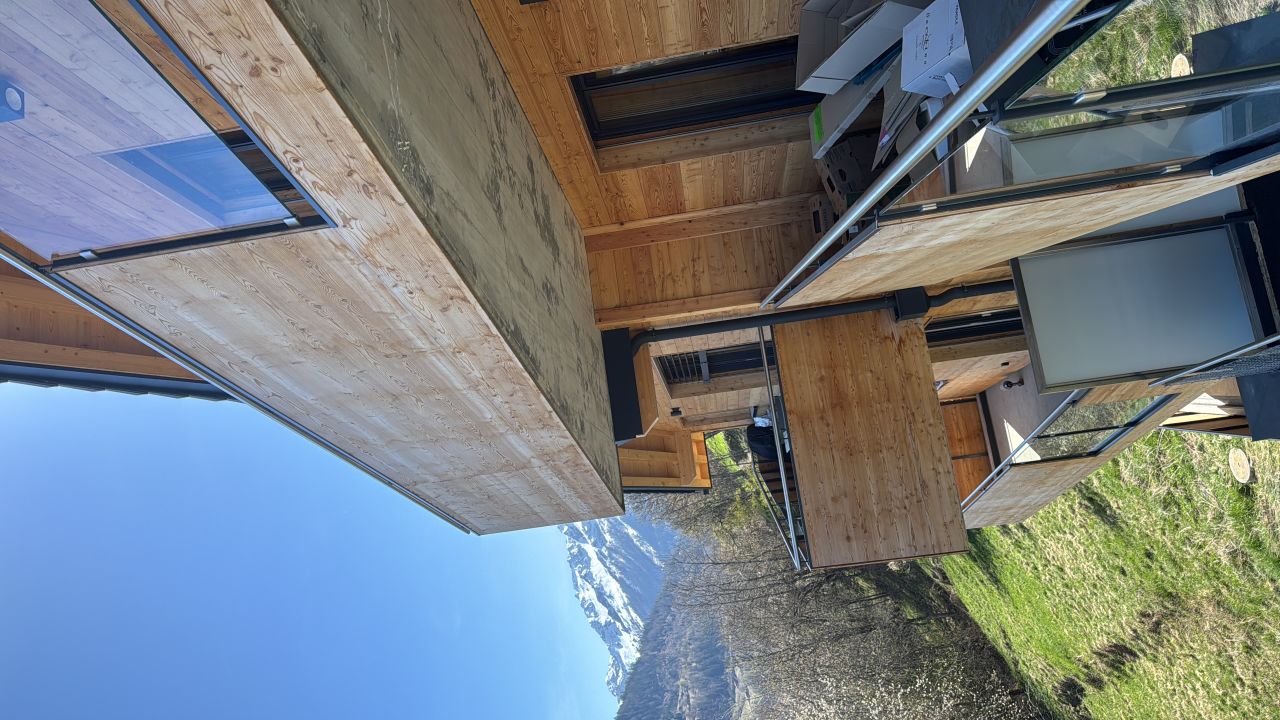
#> input picture site web/10B6A748-0A19-4300-897E-51F00F98F08C.jpg, 3840 x 2160 px (shown at 1/3 size); its folder holds 4 pictures in this run
$ python convert_images.py
#> lines starting #> are read from the running program, lines starting #| are printed output that depends on the picture
import os
import glob
from PIL import Image
from pillow_heif import register_heif_opener

register_heif_opener()
#> (this line was passed over: pillow_heif is not available in this run)

source_dir = r"C:\Users\garya\Enzo\site web"
dest_dir = r"c:\Users\garya\Enzo\frontend\public\gallery"

# create if not exists
os.makedirs(dest_dir, exist_ok=True)

# get all jpg and heic files
files = glob.glob(os.path.join(source_dir, "*.jpg")) + glob.glob(os.path.join(source_dir, "*.HEIC")) + glob.glob(os.path.join(source_dir, "*.heic"))

# Just take the first 9 available to keep the grid clean and fast
target_files = files[:9]

for idx, f in enumerate(target_files):
    try:
        img = Image.open(f)
#> img is the input picture: PIL image 3840x2160 RGB; mean R, G, B 117.3, 125.3, 130.7
        img.thumbnail((1200, 1200), Image.Resampling.LANCZOS) # resize for web
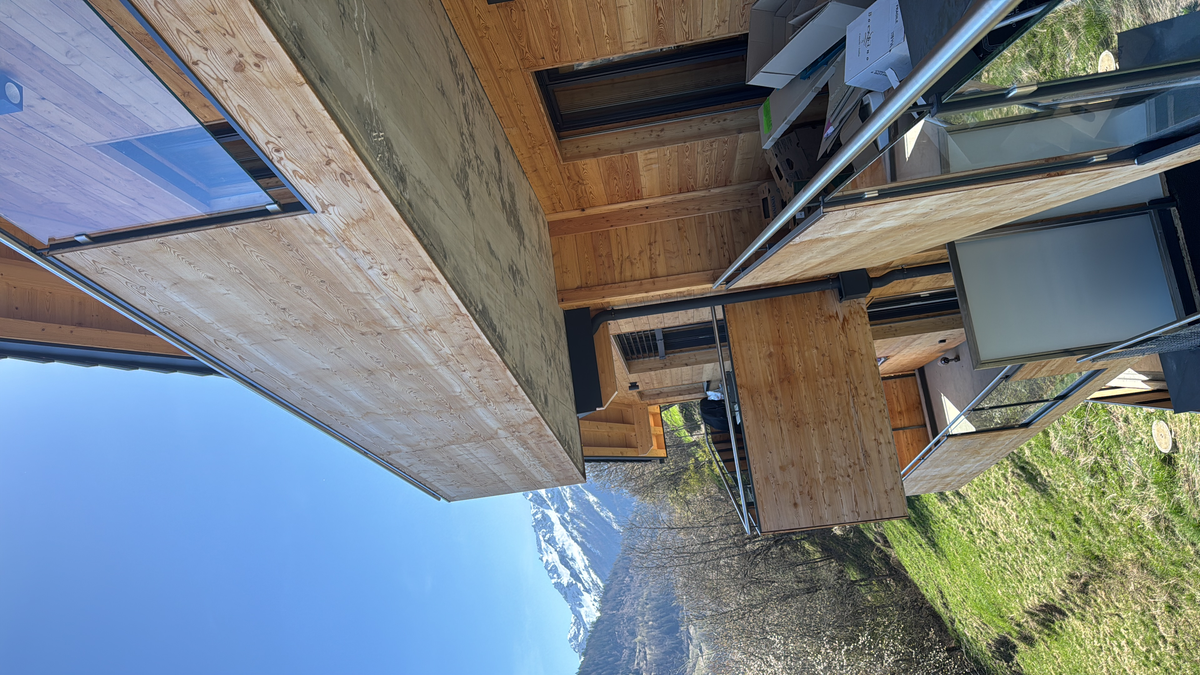
#> img: PIL image 1200x675 RGB; mean R, G, B 117.3, 125.3, 130.7
        output_path = os.path.join(dest_dir, f"{idx+1}.webp")
        img.save(output_path, "WEBP", quality=80)
        print(f"Saved {output_path}")
    except Exception as e:
        print(f"Error processing {f}: {e}")

print("Image conversion complete.")
